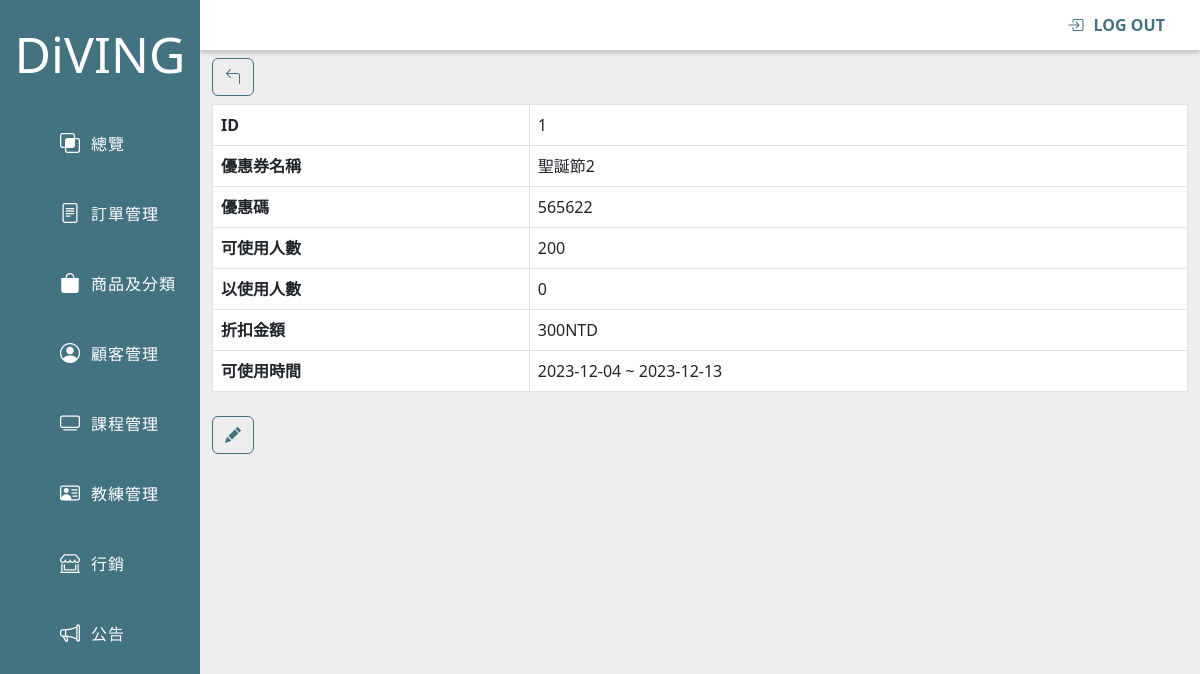
The app's page /coupon-pdo-version/coupon.php?id=1 with its own data.
### tables this page shows
CREATE TABLE `coupon` (
  `id` int(3) NOT NULL,
  `name` varchar(30) NOT NULL,
  `code` varchar(10) NOT NULL,
  `max_count` int(5) NOT NULL,
  `used_count` int(5) NOT NULL,
  `discount_pa` float DEFAULT NULL,
  `discount_cash` int(4) DEFAULT NULL,
  `start` date NOT NULL,
  `end` date NOT NULL,
  `valid` int(1) NOT NULL
);

### coupon-pdo-version/coupon.php (the view, shortened to what this page needs)
<?php
$id = $_GET["id"];
require_once("../DB_conn.php");
$stmt = $conn->prepare('SELECT * FROM `coupon` WHERE id =:id ');
$stmt->execute([':id' => $id]);
$row = $stmt->fetch();
$couponCount = $stmt->rowCount();
?>
<!doctype html>
<html lang="en">
<head>
    <?php
    include("../css/css.php");
    ?>
</head>
<body>
    <div class="container-fluid">
        <main class="row">
            <nav class="main-nav col-lg-2 p-0">
                <h1 class="my-4 text-center">DiVING</h1>
                <ul class="main-ul list-unstyle p-0">
                    <li class="main-li"><a href="..\"><i class="bi bi-intersect"></i>總覽</a></li>
                    <li class="main-li"><a href="..\order\order-list.php"><i class="bi bi-file-text"></i>訂單管理</a></li>
                    <li class="main-li"><a href="..\product\product-list.php"><i class="bi bi-bag-fill"></i>商品及分類</a></li>
                    <li class="main-li"><a href="..\member\member-list.php"><i class="bi bi-person-circle"></i>顧客管理</a></li>
                    <li class="main-li"><a href="..\lesson\lessonList.php"><i class="bi bi-tv"></i>課程管理</a></li>
                    <li class="main-li"><a href="..\coach\coach-list.php"><i class="bi bi-person-vcard"></i>教練管理</a></li>
                    <li class="main-li"><a href="coupon-list.php"><i class="bi bi-shop-window"></i>行銷</a></li>
                    <li class="main-li"><a href="..\notice\notice.php"><i class="bi bi-megaphone"></i>公告</a></li>
                </ul>
            </nav>
            <div class="col-10 px-0" style="margin-left: 16.66%;">
                <div class="main-top">
                    <a href="" class=""><i class="bi bi-box-arrow-in-right"></i>LOG OUT</a>
                </div>
                <div class="container">
                    <div class="py-2">
                        <a class="btn" href="coupon-list.php" title="回優惠券列表">
                            <i class="bi bi-arrow-90deg-left"></i>
                        </a>
                    </div>
                    <?php if ($couponCount == 0) : ?>
                        <h1>優惠券不存在</h1>
                    <?php else : ?>
                        <table class="table table-bordered">
                            <tr>
                                <th>ID</th>
                                <td><?= $row["id"] ?></td>
                            </tr>
                            <tr>
                                <th>優惠券名稱</th>
                                <td><?= $row["name"] ?></td>
                            </tr>
                            <tr>
                                <th>優惠碼</th>
                                <td><?= $row["code"] ?></td>
                            </tr>
                            <tr>
                                <th>可使用人數</th>
                                <td><?= $row["max_count"] ?></td>
                            </tr>
                            <tr>
                                <th>以使用人數</th>
                                <td><?= $row["used_count"] ?></td>
                            </tr>
                            <tr>
                                <th>折扣金額</th>
                                <td>
                                    <?php if (isset($row["discount_pa"])) : ?><?= $row["discount_pa"] ?>折
                                    <?php elseif (isset($row["discount_cash"])) : ?><?= $row["discount_cash"] ?>NTD
                                <?php endif; ?>
                                </td>
                            </tr>
                            <tr>
                                <th>可使用時間</th>
                                <td><?= $row["start"] ?> ~ <?= $row["end"] ?></td>
                            </tr>
                        </table>
                        <div class="py-2">
                            <a class="btn" href="coupon-edit-ajax.php?id=<?= $row["id"] ?>" title="修改資料">
                                <i class="bi bi-pencil-fill"></i>
                            </a>
                        </div>
                    <?php endif; ?>
                </div>
            </div>
        </main>
    </div>
</body>
</html>

### css/backe-template.css (style rules this page uses)
:root { --main-color: #437281; --second-color: #eee; }
body { background: var(--second-color); }
.list-unstyle { list-style: none; }
.btn { color: var(--main-color); border: 1px solid var(--main-color); }

### records on screen
coupon: id "1", name "聖誕節2", code "565622", max_count "200", used_count "0", discount_cash "300", start "2023-12-04", end "2023-12-13"
